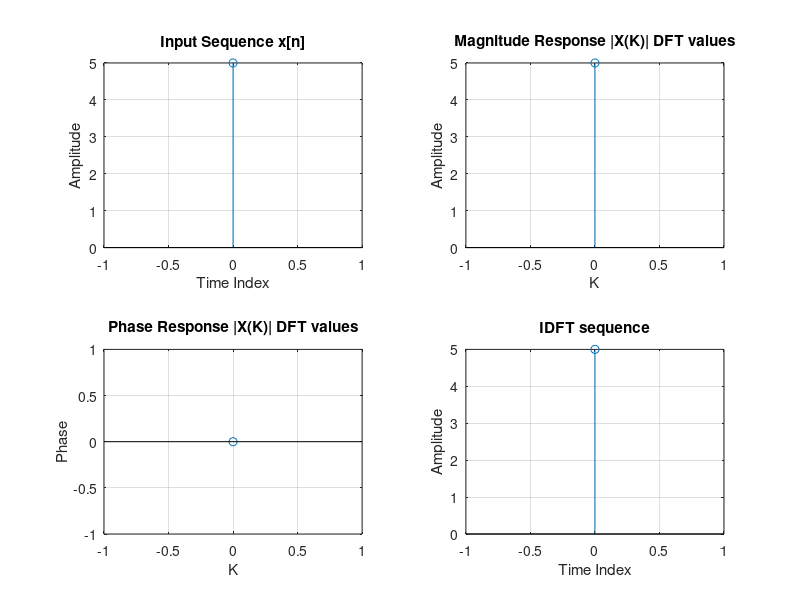

MATLAB code to generate this figure:
xn = input('Enter the sequence x(n)=');
N = length(xn);
xk = zeros(1,N);
ixk = zeros(1,N);


for n=0:N-1
for k=0:N-1
xk(k+1) = xk(k+1) + (xn(n+1)*exp((-i)*2*pi*k*n/N));
end
end
disp('DFT values of x[n] = X[k]');
disp(xk)

t=0:N-1;
subplot(221);
stem(t,xn);
grid
ylabel ('Amplitude');
xlabel ('Time Index');
title('Input Sequence x[n]');

magnitude = abs(xk);

t=0:N-1;
subplot(222);
stem(t,magnitude);
grid
ylabel ('Amplitude');
xlabel ('K');
title('Magnitude Response |X(K)| DFT values');

phase = angle(xk);

t=0:N-1;
subplot(223);
stem(t,phase);
grid
ylabel ('Phase');
xlabel ('K');
title('Phase Response |X(K)| DFT values');

for n=0:N-1
for k=0:N-1
    ixk(n+1)=ixk(n+1)+(xk(k+1)*exp(i*2*pi*k*n/N));
end
end
ixk = ixk./N;
disp('IDFT values of X[K]');
disp(ixk)

t=0:N-1;
subplot(224);
stem(t,ixk);
grid;
ylabel ('Amplitude');
xlabel ('Time Index');
title('IDFT sequence');

%Enter the sequence x(n)= [4 5 6 7]
%DFT values of x[n] = X[k]
%   22.0000 +       0i   -2.0000 +  2.0000i   -2.0000 -  0.0000i   -2.0000 -  2.0000i
%IDFT values of X[K]
%   4.0000 - 0.0000i   5.0000 - 0.0000i   6.0000 + 0.0000i   7.0000 + 0.0000i
%>>